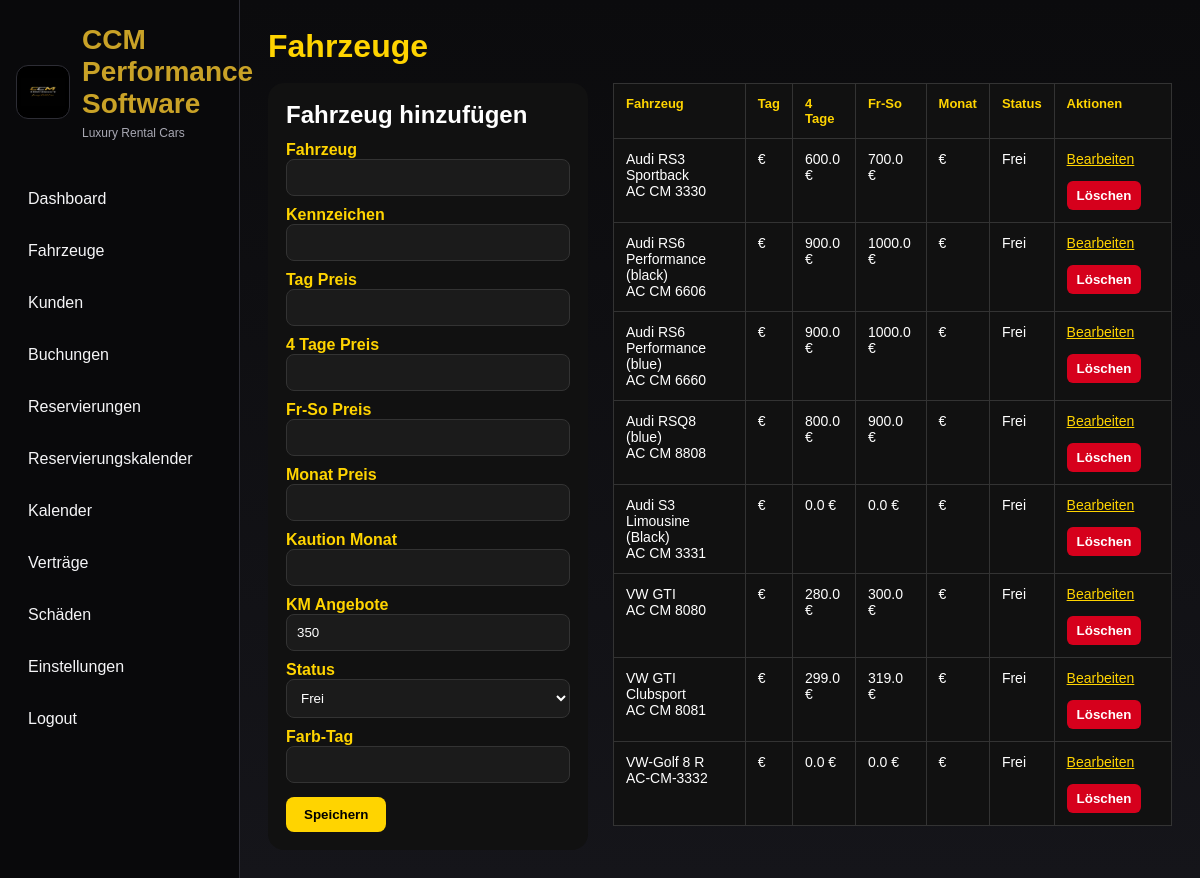
The page /vehicles (signed in) on the database its author committed.
### tables this page shows
CREATE TABLE vehicles(
        id INTEGER PRIMARY KEY AUTOINCREMENT,
        name TEXT NOT NULL,
        plate TEXT NOT NULL,
        daily_price REAL NOT NULL,
        four_day_price REAL NOT NULL,
        weekend_price REAL NOT NULL,
        monthly_price REAL NOT NULL,
        deposit_short REAL NOT NULL,
        deposit_month REAL NOT NULL,
        km_day INTEGER NOT NULL DEFAULT 150,
        km_offer INTEGER NOT NULL DEFAULT 350,
        km_month INTEGER NOT NULL DEFAULT 1000,
        status TEXT NOT NULL DEFAULT 'Frei',
        image_link TEXT,
        color_tag TEXT DEFAULT '',
        note TEXT DEFAULT ''
    );

### app.py (the view, shortened to what this page needs)
@app.route("/vehicles", methods=["GET", "POST"])
@login_required
def vehicles():
    db = get_db()
    items = db.execute("SELECT * FROM vehicles ORDER BY name").fetchall()
    return render_template("vehicles.html", title="Fahrzeuge", items=items)

### app.py (called while the page is built)
def get_db():
    if "db" not in g:
        g.db = sqlite3.connect(DB_PATH)
        g.db.row_factory = sqlite3.Row
    return g.db

def login_required(fn):
    @wraps(fn)
    def wrapped(*args, **kwargs):
        if "user_id" not in session:
            return redirect(url_for("login"))
        return fn(*args, **kwargs)
    return wrapped

### templates/vehicles.html (shortened to what this page needs)
{% extends "base.html" %}
{% block content %}
<h1 style="color:#ffd400">Fahrzeuge</h1>
<div style="display:grid;grid-template-columns:320px 1fr;gap:25px">
<form method="post" style="background:#111;padding:18px;border-radius:16px">
  <h2 style="color:white">{{ 'Fahrzeug bearbeiten' if edit_item else 'Fahrzeug hinzufügen' }}</h2>
  <label>Fahrzeug</label>
  <input name="name" value="{{ edit_item['name'] if edit_item else '' }}">
  <label>Kennzeichen</label>
  <input name="plate" value="{{ edit_item['plate'] if edit_item and 'plate' in edit_item.keys() else '' }}">
  <label>Tag Preis</label>
  <input name="daily_price" value="{{ edit_item['day_price'] if edit_item and 'day_price' in edit_item.keys() else '' }}">
  <label>4 Tage Preis</label>
  <input name="four_day_price" value="{{ edit_item['four_day_price'] if edit_item and 'four_day_price' in edit_item.keys() else '' }}">
  <label>Fr-So Preis</label>
  <input name="weekend_price" value="{{ edit_item['weekend_price'] if edit_item and 'weekend_price' in edit_item.keys() else '' }}">
  <label>Monat Preis</label>
  <input name="monthly_price" value="{{ edit_item['month_price'] if edit_item and 'month_price' in edit_item.keys() else '' }}">
  <label>Kaution Monat</label>
  <input name="deposit_short" value="{{ edit_item['deposit'] if edit_item and 'deposit' in edit_item.keys() else '' }}">
  <label>KM Angebote</label>
  <input name="included_km" value="{{ edit_item['included_km'] if edit_item and 'included_km' in edit_item.keys() else '350' }}">
  <label>Status</label>
  <select name="status">
    <option>Frei</option>
  </select>
  <label>Farb-Tag</label>
  <input name="color_tag" value="{{ edit_item['color_tag'] if edit_item and 'color_tag' in edit_item.keys() else '' }}">
  <button type="submit">Speichern</button>
</form>
<div>
<table>
<tr>
  <th>Fahrzeug</th>
  <th>Tag</th>
  <th>4 Tage</th>
  <th>Fr-So</th>
  <th>Monat</th>
  <th>Status</th>
  <th>Aktionen</th>
</tr>
{% for v in vehicles or items %}
<tr>
  <td>{{ v['name'] }}<br>{{ v['plate'] if 'plate' in v.keys() else '' }}</td>
  <td>{{ v['daily_price'] if 'day_price' in v.keys() else '' }} €</td>
  <td>{{ v['four_day_price'] if 'four_day_price' in v.keys() else '' }} €</td>
  <td>{{ v['weekend_price'] if 'weekend_price' in v.keys() else '' }} €</td>
  <td>{{ v['monthly_price'] if 'month_price' in v.keys() else '' }} €</td>
  <td>{{ v['status'] if 'status' in v.keys() else 'Frei' }}</td>
  <td>
    <a href="/vehicles/edit/{{ v['id'] }}" style="color:#ffd400">Bearbeiten</a>
    <form method="post" action="/vehicles/delete/{{ v['id'] }}" style="display:inline">
      <button onclick="return confirm('Fahrzeug wirklich löschen?')" style="background:#d6001c;color:white;border:0;border-radius:6px;padding:7px 10px">
        Löschen
      </button>
    </form>
  </td>
</tr>
{% endfor %}
</table>
</div>
</div>
{% endblock %}

### static/style.css (style rules this page uses)
:root { --bg:#0e0e10; --panel:#18181c; --line:#2d2d35; --gold:#c9a227; --text:#f5f5f7; --muted:#a8a8b3; }
* { box-sizing:border-box }
body { margin:0;background:linear-gradient(180deg,#0b0b0d,#15151a);color:var(--text);font-family:Arial,sans-serif }
h1 { color:var(--gold);margin:0 0 18px }
h2 { margin:0 0 12px }
table { width:100%;border-collapse:collapse }
th,td { padding:10px 8px;border-bottom:1px solid var(--line);vertical-align:top;font-size:14px }
th { text-align:left;color:var(--gold);font-size:13px }
form { width: 100%; }

### templates/vehicles.html (style rules this page uses)
label { display:block;color:#ffd400;margin-top:10px;font-weight:700 }
input,select { width:100%;padding:10px;background:#1b1b1b;color:white;border:1px solid #333;border-radius:8px }
button { margin-top:14px;background:#ffd400;border:0;border-radius:8px;padding:10px 18px;font-weight:700 }
table { width:100%;border-collapse:collapse;background:#111;color:white }
th { color:#ffd400;text-align:left;padding:12px;border:1px solid #333 }
td { padding:12px;border:1px solid #333 }

### rows shown on the page
vehicles: name "Audi RS3 Sportback", plate "AC CM 3330", four_day_price "600.0", weekend_price "700.0", status "Frei"
vehicles: name "Audi RS6 Performance (black)", plate "AC CM 6606", four_day_price "900.0", weekend_price "1000.0", status "Frei"
vehicles: name "Audi RS6 Performance (blue)", plate "AC CM 6660", four_day_price "900.0", weekend_price "1000.0", status "Frei"
vehicles: name "Audi RSQ8 (blue)", plate "AC CM 8808", four_day_price "800.0", weekend_price "900.0", status "Frei"
vehicles: name "Audi S3 Limousine (Black)", plate "AC CM 3331", four_day_price "0.0", weekend_price "0.0", status "Frei"
vehicles: name "VW GTI", plate "AC CM 8080", four_day_price "280.0", weekend_price "300.0", status "Frei"
vehicles: name "VW GTI Clubsport", plate "AC CM 8081", four_day_price "299.0", weekend_price "319.0", status "Frei"
vehicles: name "VW-Golf 8 R", plate "AC-CM-3332", four_day_price "0.0", weekend_price "0.0", status "Frei"

### other values the page prints
{{ 'Fahrzeug bearbeiten' if edit_item else 'Fahrzeug hinzufügen' }} "Fahrzeug hinzufügen"
